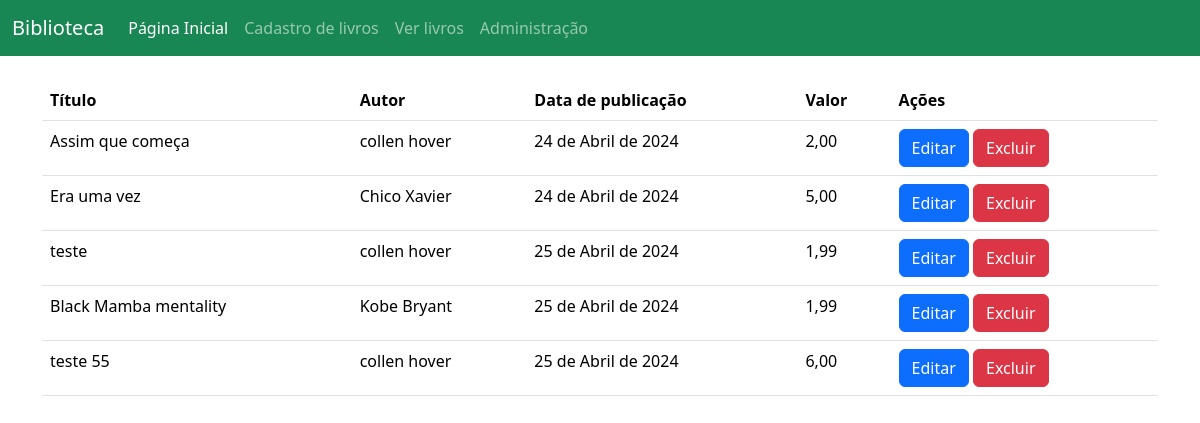
The app's page /biblioteca/livros/ with its own data.
### app/models.py (models this page shows, shortened)
class Livro(models.Model):
    titulo = models.CharField(max_length=255) # Atributo titulo da tabela Livro com tamanho máximo de 255 caracteres
    autor = models.ForeignKey(Autor, on_delete=models.CASCADE) # Atributo autor da tabela Livro do tipo ForeignKey que referencia a tabela Autor
    data_publicacao = models.DateField()
    livro_valor = models.DecimalField(decimal_places=2, max_digits=4, default=1.99) # Atributo data_publicacao da tabela Livro do tipo DateField

class Autor(models.Model):
    nome = models.CharField(max_length=255) # Atributo nome da tabela Autor com tamanho máximo de 255 caracteres
    sobrenome = models.CharField(max_length=255) # Atributo sobrenome da tabela Autor com tamanho máximo de 255 caracteres
    email = models.EmailField() # Atributo email da tabela Autor do tipo EmailField
    def __str__(self):
        return f'{self.nome} {self.sobrenome}'

### app/views.py (the view)
# urls.py: path('livros/', livros, name='livros'), # Rota para a página de livros (Chama a função livros do arquivo views.py)
def livros(request):
    livros = Livro.objects.all() # Obtendo todos os livros do banco de dados
    context = {'livros': livros} # Criando um dicionário com os livros para passar para o template
    return render(request, 'livros.html', context) # Retornando o template livros.html renderizado com o contexto (livros)

### app/templates/livros.html (shortened to what this page needs)
{% extends 'base.html' %}
{% block conteudo-da-pagina %}
<table class="table">
    <thead>
        <tr>
            <th scope="col">Título</th>
            <th scope="col">Autor</th>
            <th scope="col">Data de publicação</th>
            <th scope="col">Valor</th>
            <th scope="col">Ações</th>
        </tr>
    </thead>
    <tbody>
        {% for livro in livros %}
        <tr>
            <td>{{ livro.titulo }}</td>
            <td>{{ livro.autor }}</td>
            <td>{{ livro.data_publicacao }}</td>
            <td>{{ livro.livro_valor }}</td>
            <td>
                <a href="{% url 'editar' livro.id %}" class="btn btn-primary">Editar</a>
                <a href="{% url 'excluir' livro.id %}" class="btn btn-danger">Excluir</a>
            </td>
        </tr>
        {% endfor %}
    </tbody>
</table>
{% endblock %}

### app/templates/base.html (shortened to what this page needs)
<!DOCTYPE html>
<html lang="pt-BR">
<head>
    <link href="https://cdn.jsdelivr.net/npm/bootstrap@5.3.3/dist/css/bootstrap.min.css" rel="stylesheet"
>
</head>
<body>
    <nav class="navbar navbar-expand-lg navbar-dark bg-success">
        <div class="container-fluid">
            <a class="navbar-brand" href="#">Biblioteca</a>
            <div class="collapse navbar-collapse" id="navbarNav">
                <ul class="navbar-nav">
                    <li class="nav-item">
                        <a class="nav-link active" aria-current="page" href="{% url 'home' %}">Página Inicial</a>
                    </li>
                    <li class="nav-item">
                        <a class="nav-link" href="{% url 'cadastro' %}">Cadastro de livros</a>
                    </li>
                    <li class="nav-item">
                        <a class="nav-link" href="{% url 'livros' %}">Ver livros</a>
                    </li>
                    <li class="nav-item">
                        <a class="nav-link" href="{% url 'admin:index' %}">Administração</a>
                    </li>
                </ul>
            </div>
        </div>
    </nav>
    <div class="container mt-4">
        {% block conteudo-da-pagina %}{% endblock conteudo-da-pagina %}
    </div>
</body>
</html>

### records on screen
Livro: titulo "Assim que começa", autor "collen hover", data_publicacao "24 de Abril de 2024", livro_valor "2,00"
Livro: titulo "Era uma vez", autor "Chico Xavier", data_publicacao "24 de Abril de 2024", livro_valor "5,00"
Livro: titulo "teste", autor "collen hover", data_publicacao "25 de Abril de 2024", livro_valor "1,99"
Livro: titulo "Black Mamba mentality", autor "Kobe Bryant", data_publicacao "25 de Abril de 2024", livro_valor "1,99"
Livro: titulo "teste 55", autor "collen hover", data_publicacao "25 de Abril de 2024", livro_valor "6,00"
